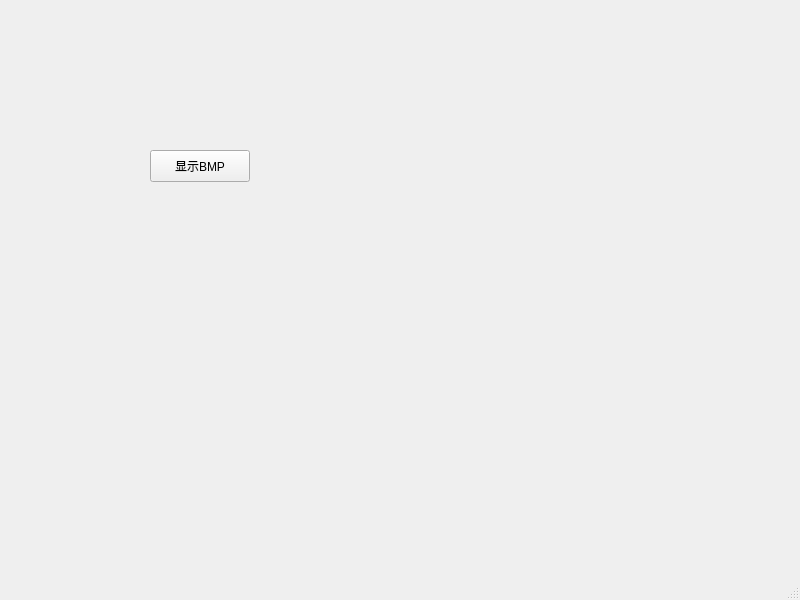
<?xml version="1.0" encoding="UTF-8"?>
<ui version="4.0">
 <class>MainWindow</class>
 <widget class="QMainWindow" name="MainWindow">
  <property name="geometry">
   <rect>
    <x>0</x>
    <y>0</y>
    <width>800</width>
    <height>600</height>
   </rect>
  </property>
  <property name="windowTitle">
   <string>MainWindow</string>
  </property>
  <widget class="QWidget" name="centralwidget">
   <widget class="QPushButton" name="pushButton">
    <property name="geometry">
     <rect>
      <x>150</x>
      <y>150</y>
      <width>100</width>
      <height>32</height>
     </rect>
    </property>
    <property name="text">
     <string>显示BMP</string>
    </property>
   </widget>
  </widget>
  <widget class="QMenuBar" name="menubar">
   <property name="geometry">
    <rect>
     <x>0</x>
     <y>0</y>
     <width>800</width>
     <height>37</height>
    </rect>
   </property>
  </widget>
  <widget class="QStatusBar" name="statusbar"/>
 </widget>
 <resources/>
 <connections/>
</ui>
